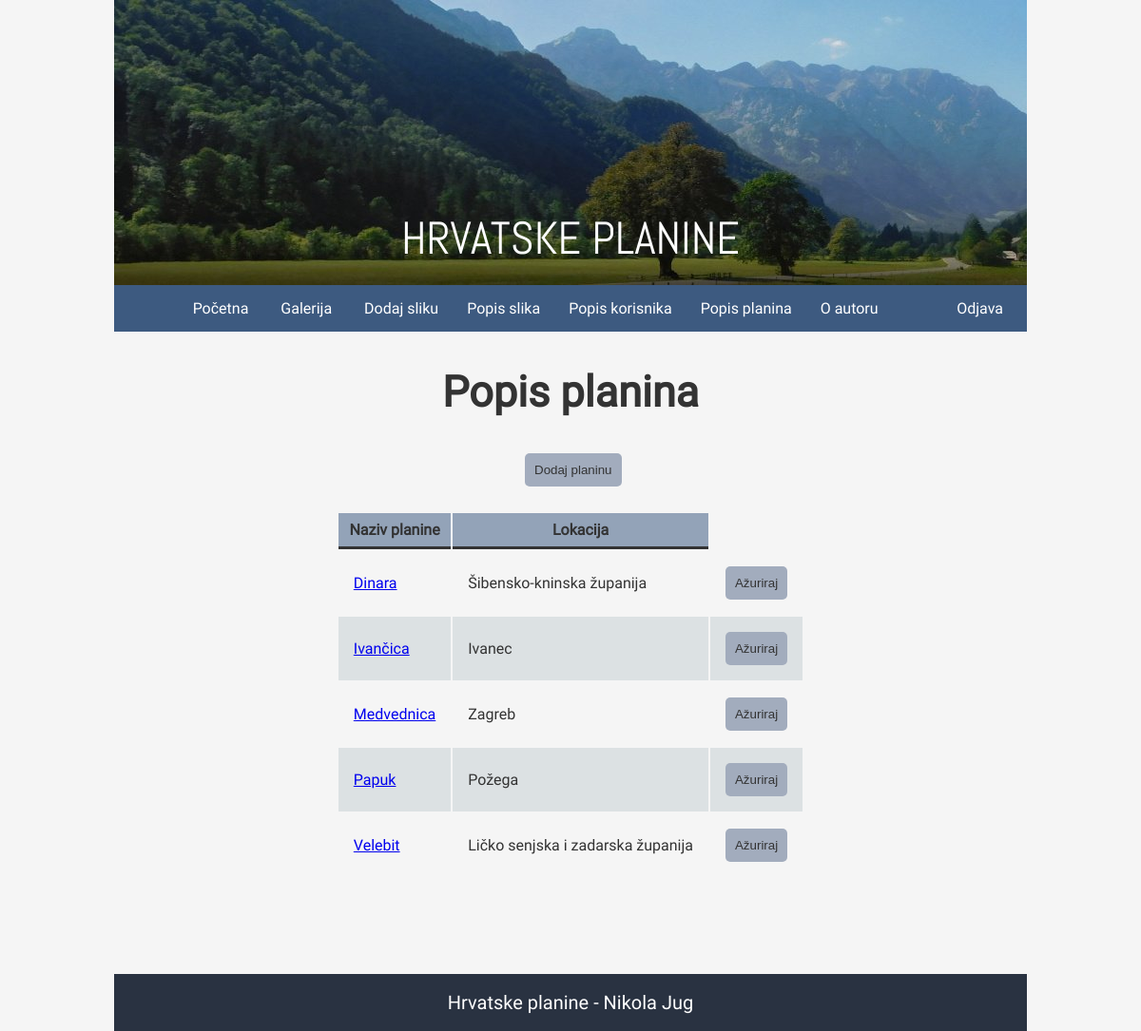
The page /popis_planina.php (signed in) on the database its author committed.
### tables this page shows
CREATE TABLE IF NOT EXISTS `planina` (
  `planina_id` INT NOT NULL AUTO_INCREMENT,
  `naziv` VARCHAR(100) NOT NULL,
  `opis` TEXT NOT NULL,
  `lokacija` TEXT NULL,
  `geografska_sirina` DOUBLE NULL,
  `geografska_duzina` DOUBLE NULL,
  PRIMARY KEY (`planina_id`));

### public/baza.php (called while the page is built, shortened)
<?php
function izvrsiUpit($veza, $upit){
	$rezultat = mysqli_query($veza,$upit);
	return $rezultat;
}
?>

### public/popis_planina.php (the view, shortened to what this page needs)
<?php
include_once("baza.php");
$veza = spojiSeNaBazu();
$upit_planine = "SELECT * FROM planina ORDER BY naziv ASC";
$rezultat_planine= izvrsiUpit($veza, $upit_planine);
?>
<!DOCTYPE html>
<html lang="hr">
    <head>
        <link rel="stylesheet" type="text/css" href="stil.css">
    </head>
    <body>
        <?php
        include_once("navigacija.php");
        ?>
        <section id="main">
            <h1>Popis planina</h1>
            <a href="dodaj_planinu.php"><button class="gumb" style="margin-bottom: 2em; margin-left: 45%;">Dodaj planinu</button></a>
            <table id="tablica-popis-planina">
                <thead>
                    <th>Naziv planine</th>
                    <th>Lokacija</th>
                </thead>
                <tbody>
                <?php
                while ($red = mysqli_fetch_array($rezultat_planine)){
                    $id_planine = $red['planina_id'];
                    $naziv = $red['naziv'];
                    $lokacija = $red['lokacija'];
                    echo "<tr>\n";
                    echo "<td><a href='popis_slika_korisnika.php?planina={$id_planine}'>{$naziv}</a></td>\n";
                    echo "<td>{$lokacija}</td>\n";
                    echo "<td><a href='azuriraj_planinu.php?id={$id_planine}'><button class='gumb'>Ažuriraj</button></a>";
                    echo "</tr>\n";
                }
                ?>
                </tbody>
            </table>
        </section>
        <?php include_once("podnozje.php");?>
    </body>
</html>

### public/stil.css (style rules this page uses)
body { width: 60%; min-width: 750px; margin: 0 auto; background-color: #f5f5f5; font-family: 'Roboto', sans-serif; color: #333; }
#main { min-height: calc(100vh - 349px - 180px); }
h1 { text-align: center; font-size: 45px; }
.gumb { border:none; border-radius: 5px; background-color: #a2acbd; color: #333; padding: 10px; }
#tablica-popis-planina { margin: 0 auto; }
#tablica-popis-planina > tbody > tr > td { padding: 1em; }
table { font-size: 16px; }
thead { background-color: #93a3b8; }
th { border-bottom: 3px solid #333; padding: 8px; }
tbody > tr:nth-child(even) { background-color: #DCE1E3; }
td { padding-left: 5px; }
@media (max-width: 1600px) { body { width: 80%; } }

### rows shown on the page
planina: naziv "Dinara", lokacija "Šibensko-kninska županija"
planina: naziv "Ivančica", lokacija "Ivanec"
planina: naziv "Medvednica", lokacija "Zagreb"
planina: naziv "Papuk", lokacija "Požega"
planina: naziv "Velebit", lokacija "Ličko senjska i zadarska županija"
